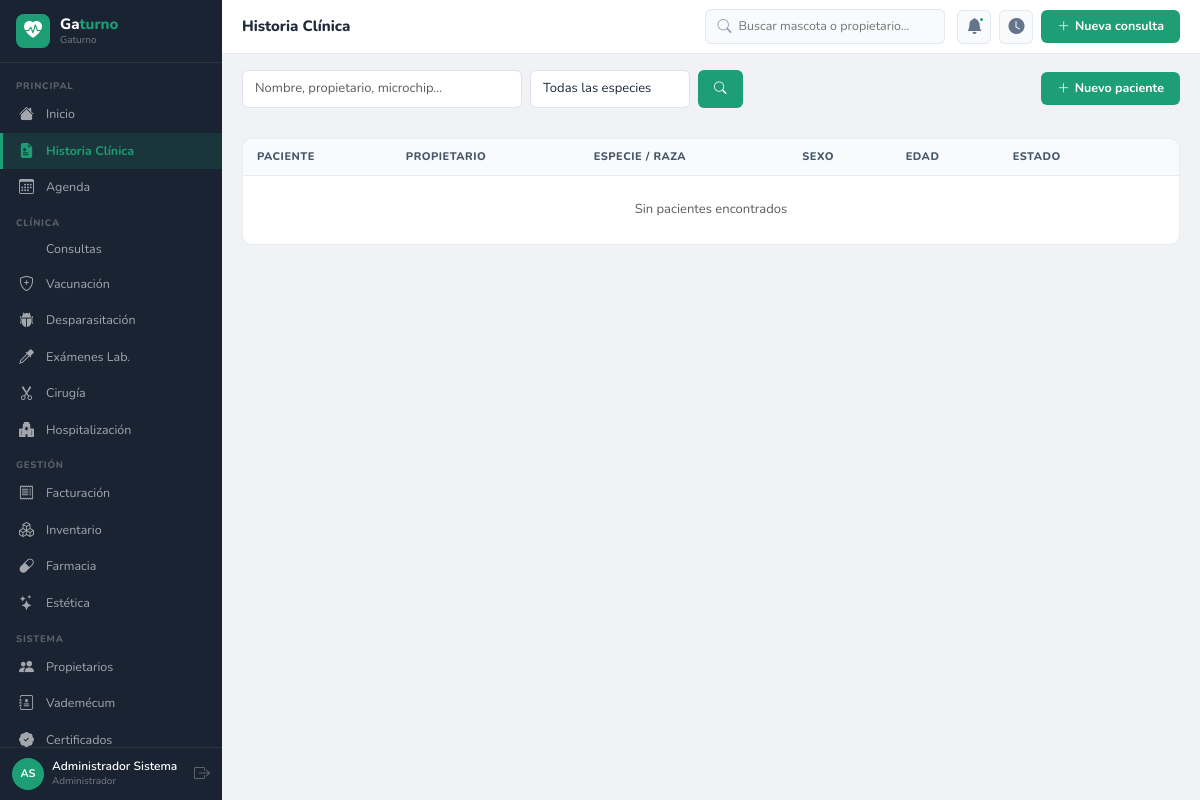
Screenshot of /pacientes/ (signed in) with the database file from the repository.
### apps/accounts/models.py (models this page shows, shortened)
class Usuario(AbstractUser):
    ROLES = [('admin','Administrador'),('veterinario','Veterinario'),
             ('asistente','Asistente'),('recepcionista','Recepcionista'),('esteticista','Esteticista')]
    rol = models.CharField(max_length=20, choices=ROLES, default='recepcionista')
    telefono = models.CharField(max_length=20, blank=True)
    foto = models.ImageField(upload_to='usuarios/', blank=True, null=True)
    matricula = models.CharField(max_length=30, blank=True)
    especialidad = models.CharField(max_length=100, blank=True)
    class Meta:
        verbose_name='Usuario'; verbose_name_plural='Usuarios'
    @property
    def nombre_completo(self):
        return self.get_full_name() or self.username
    @property
    def iniciales(self):
        fn = (self.first_name or '')[:1].upper()
        ln = (self.last_name or '')[:1].upper()
        return (fn + ln) or self.username[:2].upper()

### apps/pacientes/views.py (the view)
# urls.py: path('',views.lista,name='lista'),
@login_required
def lista(request):
    q=request.GET.get('q',''); esp=request.GET.get('especie','')
    qs=Paciente.objects.select_related('propietario','especie','raza')
    if q: qs=qs.filter(Q(nombre__icontains=q)|Q(propietario__apellidos__icontains=q)|Q(propietario__nombres__icontains=q)|Q(microchip__icontains=q))
    if esp: qs=qs.filter(especie__id=esp)
    return render(request,'pacientes/lista.html',{'pacientes':Paginator(qs.order_by('nombre'),25).get_page(request.GET.get('page')),'especies':Especie.objects.all(),'q':q,'especie_sel':esp})

### apps/pacientes/models.py (called while the page is built)
    def __str__(self): return self.nombre

### templates/pacientes/lista.html (shortened to what this page needs)
{%  extends 'base/base.html' %}
{% block page_title %}Historia Clínica{% endblock %}
{% block content %}
<div class="d-flex gap-2 mb-3 align-items-center flex-wrap">
  <form method="get" class="d-flex gap-2" style="flex:1">
    <input name="q" value="{{ q }}" class="form-control" placeholder="Nombre, propietario, microchip…" style="max-width:280px">
    <select name="especie" class="form-select" style="width:160px">
      <option value="">Todas las especies</option>
    </select>
    <button class="btn-vc" type="submit"><i class="bi bi-search"></i></button>
  </form>
  <a href="{% url 'pacientes:crear' %}" class="btn-vc"><i class="bi bi-plus-lg"></i> Nuevo paciente</a>
</div>
<div class="tbl"><table class="vc-tbl">
<thead><tr><th>Paciente</th><th>Propietario</th><th>Especie / Raza</th><th>Sexo</th><th>Edad</th><th>Estado</th><th></th></tr></thead>
<tbody>
{% for p in pacientes %}
<tr>
  <td><a href="{% url 'pacientes:detalle' p.pk %}" style="font-weight:700;color:var(--vc)">{{ p.emoji }} {{ p.nombre }}</a></td>
  <td>{{ p.propietario.nombre_completo }}</td>
  <td>{{ p.especie }} / {{ p.raza|default:"—" }}</td>
  <td>{{ p.get_sexo_display }}</td>
  <td>{{ p.edad }}</td>
  <td><span class="bdg {% if p.estado == 'activo' %}bt{% elif p.estado == 'fallecido' %}br{% else %}bgr{% endif %}">{{ p.get_estado_display }}</span></td>
  <td class="d-flex gap-1">
    <a href="{% url 'pacientes:detalle' p.pk %}" class="btn-vc sm"><i class="bi bi-file-earmark-medical"></i> Historia</a>
    <a href="{% url 'pacientes:editar' p.pk %}" class="btn-ol sm"><i class="bi bi-pencil"></i></a>
  </td>
</tr>
{% empty %}<tr><td colspan="7" class="text-center text-muted py-4">Sin pacientes encontrados</td></tr>
{% endfor %}
</tbody></table></div>
{% endblock %}

### templates/base/base.html (shortened to what this page needs)
<!DOCTYPE html>
<html lang="es">
<head>
<link rel="stylesheet" href="https://cdn.jsdelivr.net/npm/bootstrap@5.3.2/dist/css/bootstrap.min.css">
<link rel="stylesheet" href="https://cdn.jsdelivr.net/npm/bootstrap-icons@1.11.3/font/bootstrap-icons.min.css">
{% load static %}<link rel="stylesheet" href="{% static 'css/vetclinic.css' %}">
</head>
<body>
<nav class="vc-sb" id="sidebar">
  <div class="sb-brand">
    <div class="sb-ic"><i class="bi bi-heart-pulse-fill"></i></div>
    <div><div class="sb-nm">Ga<em>turno</em></div><span class="sb-sub">{{ CLINICA_NOMBRE }}</span></div>
  </div>
  <div class="sb-nav">
    <div class="nav-sec">Principal</div>
    <a href="{% url 'reportes:dashboard' %}" class="nav-link {% if request.resolver_match.namespace == 'reportes' %}active{% endif %}"><i class="bi bi-house-fill"></i><span>Inicio</span></a>
    <a href="{% url 'pacientes:lista' %}" class="nav-link {% if request.resolver_match.namespace == 'pacientes' %}active{% endif %}"><i class="bi bi-file-earmark-medical-fill"></i><span>Historia Clínica</span>{% if total_pacientes %}<span class="nb">{{ total_pacientes }}</span>{% endif %}</a>
    <a href="{% url 'agenda:lista' %}" class="nav-link "><i class="bi bi-calendar3"></i><span>Agenda</span></a>
    <div class="nav-sec">Clínica</div>
    <a href="{% url 'consultas:lista' %}" class="nav-link {% if request.resolver_match.namespace == 'consultas' %}active{% endif %}"><span>Consultas</span></a>
    <a href="{% url 'vacunacion:lista' %}" class="nav-link {% if request.resolver_match.namespace == 'vacunacion' %}active{% endif %}"><i class="bi bi-shield-plus"></i><span>Vacunación</span></a>
    <a href="{% url 'desparasitacion:lista' %}" class="nav-link {% if request.resolver_match.namespace == 'desparasitacion' %}active{% endif %}"><i class="bi bi-bug-fill"></i><span>Desparasitación</span></a>
    <a href="{% url 'examenes:lista' %}" class="nav-link {% if request.resolver_match.namespace == 'examenes' %}active{% endif %}"><i class="bi bi-eyedropper"></i><span>Exámenes Lab.</span></a>
    <a href="{% url 'cirugia:lista' %}" class="nav-link {% if request.resolver_match.namespace == 'cirugia' %}active{% endif %}"><i class="bi bi-scissors"></i><span>Cirugía</span></a>
    <a href="{% url 'hospitalizacion:lista' %}" class="nav-link "><i class="bi bi-hospital-fill"></i><span>Hospitalización</span></a>
    <div class="nav-sec">Gestión</div>
    <a href="{% url 'facturacion:lista' %}" class="nav-link {% if request.resolver_match.namespace == 'facturacion' %}active{% endif %}"><i class="bi bi-receipt"></i><span>Facturación</span></a>
    <a href="{% url 'inventario:lista' %}" class="nav-link {% if request.resolver_match.namespace == 'inventario' %}active{% endif %}"><i class="bi bi-boxes"></i><span>Inventario</span></a>
    <a href="{% url 'farmacia:lista' %}" class="nav-link {% if request.resolver_match.namespace == 'farmacia' %}active{% endif %}"><i class="bi bi-capsule"></i><span>Farmacia</span></a>
    <a href="{% url 'estetica:lista' %}" class="nav-link {% if request.resolver_match.namespace == 'estetica' %}active{% endif %}"><i class="bi bi-stars"></i><span>Estética</span></a>
    <div class="nav-sec">Sistema</div>
    <a href="{% url 'propietarios:lista' %}" class="nav-link {% if request.resolver_match.namespace == 'propietarios' %}active{% endif %}"><i class="bi bi-people-fill"></i><span>Propietarios</span></a>
    <a href="{% url 'vademecum:lista' %}" class="nav-link {% if request.resolver_match.namespace == 'vademecum' %}active{% endif %}"><i class="bi bi-journal-medical"></i><span>Vademécum</span></a>
    <a href="{% url 'certificados:lista' %}" class="nav-link {% if request.resolver_match.namespace == 'certificados' %}active{% endif %}"><i class="bi bi-patch-check-fill"></i><span>Certificados</span></a>
  </div>
  <div class="sb-user">
    <div class="u-av">{{ request.user.iniciales }}</div>
    <div><div class="u-nm">{{ request.user.nombre_completo }}</div><div class="u-role">{{ request.user.get_rol_display }}</div></div>
    <a href="{% url 'accounts:logout' %}" class="u-out" title="Salir"><i class="bi bi-box-arrow-right"></i></a>
  </div>
</nav>
<div class="vc-main">
  <header class="vc-top">
    <div class="top-tit">{% block page_title %}Gaturno{% endblock %}</div>
    <div class="top-srch">
      <i class="bi bi-search"></i>
      <input type="text" id="globalSearch" placeholder="Buscar mascota o propietario…" autocomplete="off">
    </div>
    <div class="top-acts">
      <div class="top-btn"><i class="bi bi-bell-fill"></i><div class="top-dot"></div></div>
      <a href="{% url 'agenda:sala_espera' %}" class="top-btn" title="Sala de espera"><i class="bi bi-clock-fill"></i></a>
      <a href="{% url 'consultas:crear' %}" class="btn-vc"><i class="bi bi-plus-lg"></i> Nueva consulta</a>
    </div>
  </header>
  <div class="vc-cnt">{% block content %}{% endblock %}</div>
</div>
{% load static %}<script src="{% static 'js/vetclinic.js' %}"></script>
</body>
</html>

### static/css/vetclinic.css (style rules this page uses)
:root { --vc:#1D9E75;--vc-dk:#0F6E56;--vc-lt:#E1F5EE;--amb:#EF9F27;--amb-dk:#BA7517;--amb-lt:#FAEEDA;--pink:#D4537E;--blue:#378ADD;--blue-lt:#E6F1FB;--coral:#D85A30;--purple:#7F77DD;--purple-lt:#EEEDFE;--green:#639922;--green-lt:#EAF3DE;--red:#E24B4A;--red-lt:#FCEBEB;--sb:#1a2332;--sbw:222px;--top:54px;--f:'Nunito',sans-serif;--r:10px;--rs:6px }
*,*::before,*::after { box-sizing:border-box;margin:0;padding:0 }
body { font-family:var(--f);font-size:13.5px;background:#f0f2f5;color:#2d3748 }
a { text-decoration:none;color:inherit }
.vc-sb { position:fixed;left:0;top:0;bottom:0;width:var(--sbw);background:var(--sb);display:flex;flex-direction:column;z-index:100;transition:transform .25s }
.vc-main { margin-left:var(--sbw);min-height:100vh;display:flex;flex-direction:column }
.sb-brand { display:flex;align-items:center;gap:10px;padding:14px 16px;border-bottom:1px solid rgba(255,255,255,.08);flex-shrink:0 }
.sb-ic { width:34px;height:34px;border-radius:8px;background:var(--vc);display:flex;align-items:center;justify-content:center;color:#fff;font-size:18px;flex-shrink:0 }
.sb-nm { color:#fff;font-size:15px;font-weight:800;line-height:1.2 }
.sb-nm em { color:var(--vc);font-style:normal }
.sb-sub { color:rgba(255,255,255,.4);font-size:10px;display:block }
.sb-nav { flex:1;overflow-y:auto;padding:6px 0 }
.nav-sec { padding:10px 16px 3px;color:rgba(255,255,255,.28);font-size:9.5px;letter-spacing:.8px;text-transform:uppercase;font-weight:800 }
.nav-link { display:flex;align-items:center;gap:9px;padding:7px 16px;color:rgba(255,255,255,.6);border-left:3px solid transparent;font-size:12.5px;transition:all .15s }
.nav-link i { font-size:15px;width:18px;flex-shrink:0 }
.nav-link.active { background:rgba(29,158,117,.15);color:var(--vc);border-left-color:var(--vc);font-weight:700 }
.sb-user { padding:10px 12px;border-top:1px solid rgba(255,255,255,.08);display:flex;align-items:center;gap:8px;flex-shrink:0 }
.u-av { width:32px;height:32px;border-radius:50%;background:var(--vc);display:flex;align-items:center;justify-content:center;color:#fff;font-size:11px;font-weight:700;flex-shrink:0 }
.u-nm { color:#fff;font-size:12px;font-weight:600;line-height:1.3 }
.u-role { color:rgba(255,255,255,.4);font-size:10px }
.u-out { margin-left:auto;color:rgba(255,255,255,.3);font-size:16px }
.vc-top { height:var(--top);background:#fff;border-bottom:1px solid #e5e9f0;display:flex;align-items:center;gap:12px;padding:0 20px;position:sticky;top:0;z-index:50;flex-shrink:0 }
.top-tit { font-size:15px;font-weight:800;color:#1e293b;flex:1 }
.top-srch { position:relative;background:#f8fafc;border:1px solid #e2e8f0;border-radius:var(--rs);display:flex;align-items:center;gap:7px;padding:6px 11px;width:240px }
.top-srch i { color:#94a3b8;font-size:14px }
.top-srch input { background:none;border:none;outline:none;font-size:12.5px;font-family:var(--f);width:100% }
.top-acts { display:flex;align-items:center;gap:8px }
.top-btn { width:34px;height:34px;border-radius:var(--rs);background:#f8fafc;border:1px solid #e2e8f0;display:flex;align-items:center;justify-content:center;cursor:pointer;position:relative }
.top-btn i { font-size:16px;color:#64748b }
.top-dot { position:absolute;top:5px;right:5px;width:7px;height:7px;background:var(--vc);border-radius:50%;border:2px solid #fff }
.btn-vc { background:var(--vc);color:#fff!important;border:none;border-radius:var(--rs);padding:7px 16px;font-size:12.5px;font-weight:700;cursor:pointer;display:inline-flex;align-items:center;gap:5px;transition:background .15s;font-family:var(--f) }
.vc-cnt { padding:16px 20px;flex:1;display:flex;flex-direction:column;gap:14px }
.form-control,.form-select { font-family:var(--f);font-size:13px;border:1px solid #dde3ec;border-radius:var(--rs);padding:8px 12px;width:100%;transition:border-color .15s,box-shadow .15s;color:#1e293b;background:#fff }
.tbl { background:#fff;border-radius:var(--r);border:1px solid #e8ecf0;overflow:hidden }
.vc-tbl { width:100%;border-collapse:collapse }
.vc-tbl thead { background:#f8fafc }
.vc-tbl th { padding:10px 14px;text-align:left;font-size:11px;font-weight:800;color:#475569;text-transform:uppercase;letter-spacing:.5px;border-bottom:1px solid #e8ecf0;white-space:nowrap }
.vc-tbl td { padding:10px 14px;border-bottom:1px solid #f8fafc;font-size:13px;color:#2d3748;vertical-align:middle }
.vc-tbl tbody tr:last-child td { border-bottom:none }

### rows the page displays
Usuario: user.iniciales "AS", user.nombre_completo "Administrador Sistema", user.rol "Administrador"

### other values shown
{{ CLINICA_NOMBRE }} "Gaturno"
